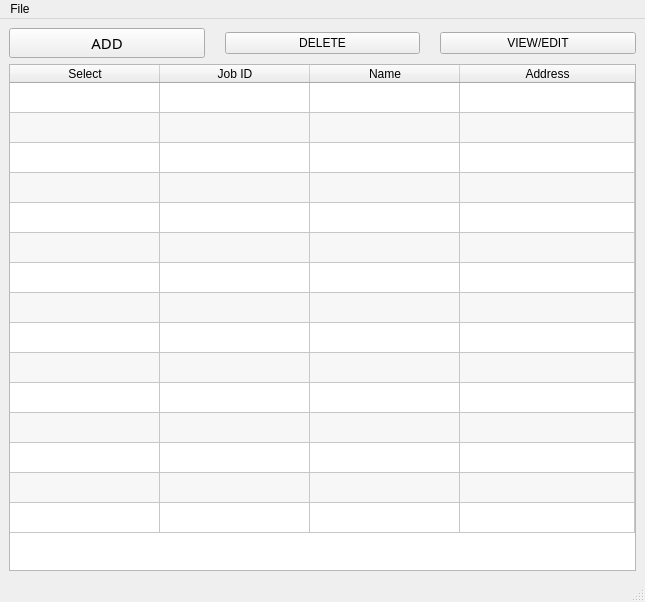
<?xml version="1.0" encoding="UTF-8"?>
<ui version="4.0">
 <class>job_list</class>
 <widget class="QMainWindow" name="job_list">
  <property name="geometry">
   <rect>
    <x>0</x>
    <y>0</y>
    <width>645</width>
    <height>602</height>
   </rect>
  </property>
  <property name="windowTitle">
   <string>Job List</string>
  </property>
  <widget class="QWidget" name="centralwidget">
   <layout class="QGridLayout" name="gridLayout">
    <item row="0" column="0">
     <layout class="QHBoxLayout" name="horizontalLayout">
      <property name="spacing">
       <number>20</number>
      </property>
      <item>
       <widget class="QPushButton" name="pushButton">
        <property name="font">
         <font>
          <family>SimSun-ExtB</family>
          <pointsize>11</pointsize>
         </font>
        </property>
        <property name="text">
         <string>ADD</string>
        </property>
       </widget>
      </item>
      <item>
       <widget class="QPushButton" name="pushButton_2">
        <property name="text">
         <string>DELETE</string>
        </property>
       </widget>
      </item>
      <item>
       <widget class="QPushButton" name="pushButton_3">
        <property name="text">
         <string>VIEW/EDIT</string>
        </property>
       </widget>
      </item>
     </layout>
    </item>
    <item row="1" column="0">
     <widget class="QTableWidget" name="tableWidget">
      <property name="alternatingRowColors">
       <bool>true</bool>
      </property>
      <attribute name="horizontalHeaderDefaultSectionSize">
       <number>150</number>
      </attribute>
      <attribute name="horizontalHeaderStretchLastSection">
       <bool>true</bool>
      </attribute>
      <attribute name="verticalHeaderVisible">
       <bool>false</bool>
      </attribute>
      <attribute name="verticalHeaderHighlightSections">
       <bool>false</bool>
      </attribute>
      <row>
       <property name="text">
        <string>新建行</string>
       </property>
      </row>
      <row>
       <property name="text">
        <string>新建行</string>
       </property>
      </row>
      <row>
       <property name="text">
        <string>新建行</string>
       </property>
      </row>
      <row>
       <property name="text">
        <string>新建行</string>
       </property>
      </row>
      <row>
       <property name="text">
        <string>新建行</string>
       </property>
      </row>
      <row>
       <property name="text">
        <string>新建行</string>
       </property>
      </row>
      <row>
       <property name="text">
        <string>新建行</string>
       </property>
      </row>
      <row>
       <property name="text">
        <string>新建行</string>
       </property>
      </row>
      <row>
       <property name="text">
        <string>新建行</string>
       </property>
      </row>
      <row>
       <property name="text">
        <string>新建行</string>
       </property>
      </row>
      <row>
       <property name="text">
        <string>新建行</string>
       </property>
      </row>
      <row>
       <property name="text">
        <string>新建行</string>
       </property>
      </row>
      <row>
       <property name="text">
        <string>新建行</string>
       </property>
      </row>
      <row>
       <property name="text">
        <string>新建行</string>
       </property>
      </row>
      <row>
       <property name="text">
        <string>新建行</string>
       </property>
      </row>
      <column>
       <property name="text">
        <string>Select</string>
       </property>
      </column>
      <column>
       <property name="text">
        <string>Job ID</string>
       </property>
      </column>
      <column>
       <property name="text">
        <string>Name</string>
       </property>
      </column>
      <column>
       <property name="text">
        <string>Address</string>
       </property>
      </column>
     </widget>
    </item>
   </layout>
  </widget>
  <widget class="QStatusBar" name="statusbar"/>
  <widget class="QMenuBar" name="menubar">
   <property name="geometry">
    <rect>
     <x>0</x>
     <y>0</y>
     <width>645</width>
     <height>26</height>
    </rect>
   </property>
   <widget class="QMenu" name="menuFile">
    <property name="title">
     <string>File</string>
    </property>
    <addaction name="actionImport_MEX_data"/>
   </widget>
   <addaction name="menuFile"/>
  </widget>
  <action name="actionImport_MEX_data">
   <property name="text">
    <string>Import MEX raw</string>
   </property>
   <property name="font">
    <font>
     <family>Arial</family>
     <pointsize>10</pointsize>
    </font>
   </property>
  </action>
 </widget>
 <resources/>
 <connections/>
</ui>
